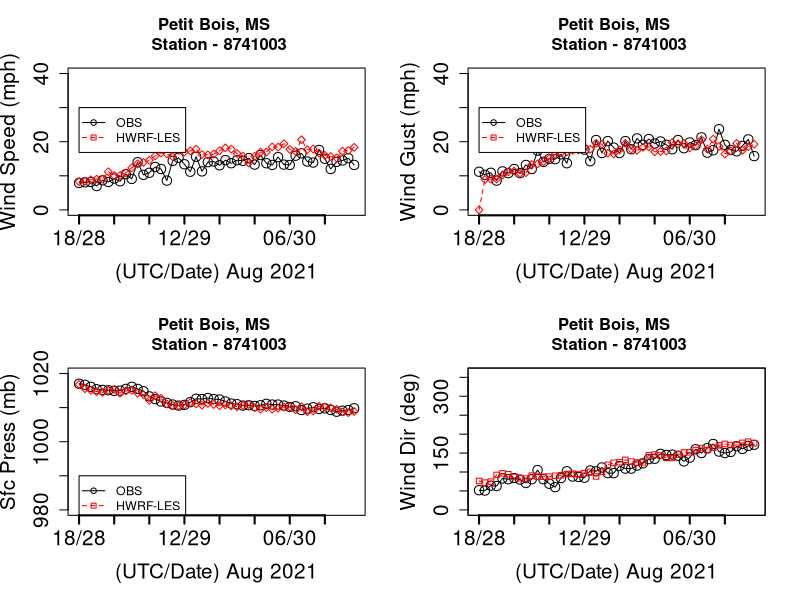

Here is the R script that generated this plot:
library(ggplot2)
library(zoo)
getwd()

setwd("/Users/anilkumar/IDA_RPLOT")

wind.df3 = read.csv(file="petit_hourly.csv")
attach(wind.df3)
head(wind.df3)
tail(wind.df3)

par(mfrow=c(2,2))
OBS_WSPD[OBS_WSPD == 9999] <- NA
OBS_PSFC[OBS_PSFC == 9999] <- NA
OBS_WDIR[OBS_WDIR == 9999] <- NA
OBS_GUST[OBS_GUST == 9999] <- NA
OBS_GUST[OBS_GUST == 5139.49] <- NA
OBS_WSPD[OBS_WSPD == 5139.49] <- NA
plot(OBS_WSPD,  type='o', col="black", ylim=c(0,40), xaxt="n",ann=FALSE, cex.axis=1.5, cex=1.5)

lines(HWRFLES_WSPD, type="o", pch=23, lty=2, col="red")


# Create a title with a red, bold/italic font
title(main="Petit Bois, MS \n Station - 8741003", col.main="black", cex=4)
#title("Eagle Point , TX \n Station 8771013", cex.main = 1.5, col.main= "black")

# Label the x and y axes with dark green text
title(xlab="(UTC/Date) Aug 2021", col.lab=rgb(0,0,0), cex.lab=1.5)
title(ylab="Wind Speed (mph)", col.lab=rgb(0,0,0), cex.lab=1.5)

# Create a legend at (1, g_range[2]) that is slightly smaller 
# (cex) and uses the same line colors and points used by 
# the actual plots 
legend(1, 30, c("OBS","HWRF-LES"), cex=0.90, 
       col=c("black","red"), pch=21:22, lty=1:2);
labels1 = c("18/28","00/29","06/29","12/29","18/29","00/30","06/30","12/30")

axis(1, at=seq(1,48,6), labels=labels1,lwd=2, cex.axis=1.5, cex=1.5)

# PLOT WIND GUST

plot(OBS_GUST,  type='o', col="black", ylim=c(0,40), xaxt="n",ann=FALSE, cex.axis=1.5, cex=1.5)

lines(HWRFLES_GUST, type="o", pch=23, lty=2, col="red")

# Create a title with a red, bold/italic font
title(main="Petit Bois, MS \n Station - 8741003", col.main="black", cex=4)
#title("Eagle Point , TX \n Station 8771013", cex.main = 1.5, col.main= "black")

# Label the x and y axes with dark green text
title(xlab="(UTC/Date) Aug 2021", col.lab=rgb(0,0,0), cex.lab=1.5)
title(ylab="Wind Gust (mph)", col.lab=rgb(0,0,0), cex.lab=1.5)

# Create a legend at (1, g_range[2]) that is slightly smaller 
# (cex) and uses the same line colors and points used by 
# the actual plots 
legend(1, 30, c("OBS","HWRF-LES"), cex=0.90, 
       col=c("black","red"), pch=21:22, lty=1:2);
abels1 = c("18/28","00/29","06/29","12/29","18/29","00/30","06/30","12/30")

axis(1, at=seq(1,48,6), labels=labels1,lwd=2, cex.axis=1.5, cex=1.5)


plot(OBS_PSFC,  type='o', col="black", ylim=c(980,1020), xaxt="n",ann=FALSE, cex.axis=1.5, cex=1.5)


lines(HWRFLES_PSFC, type="o", pch=23, lty=2, col="red")

title(main="Petit Bois, MS \n Station - 8741003", col.main="black", cex=4)
title(xlab="(UTC/Date) Aug 2021", col.lab=rgb(0,0,0), cex.lab=1.5)
title(ylab="Sfc Press (mb)", col.lab=rgb(0,0,0), cex.lab=1.5)
legend(1, 990, c("OBS","HWRF-LES"), cex=0.90, 
       col=c("black","red"), pch=21:22, lty=1:2);
abels1 = c("18/28","00/29","06/29","12/29","18/29","00/30","06/30","12/30")

axis(1, at=seq(1,48,6), labels=labels1,lwd=2, cex.axis=1.5, cex=1.5)

plot(OBS_WDIR,  type='o', col="black", ylim=c(0,360), xaxt="n",ann=FALSE, cex.axis=1.5, cex=1.5)
box()

lines(HWRFLES_WDIR, type="o", pch=22, lty=2, col="red")

title(main="Petit Bois, MS \n Station - 8741003", col.main="black", cex=4)
title(xlab="(UTC/Date) Aug 2021", col.lab=rgb(0,0,0), cex.lab=1.5)

title(ylab="Wind Dir (deg)", col.lab=rgb(0,0,0), cex.lab=1.5)

# Create a legend at (1, g_range[2]) that is slightly smaller 
# (cex) and uses the same line colors and points used by 
# the actual plots 
legend(400, 100, c("OBS","HWRF-LES-HighRES"), cex=0.40, 
       col=c("black","red"), pch=21:22, lty=1:2);
abels1 = c("18/28","00/29","06/29","12/29","18/29","00/30","06/30","12/30")

axis(1, at=seq(1,48,6), labels=labels1,lwd=2, cex.axis=1.5, cex=1.5)